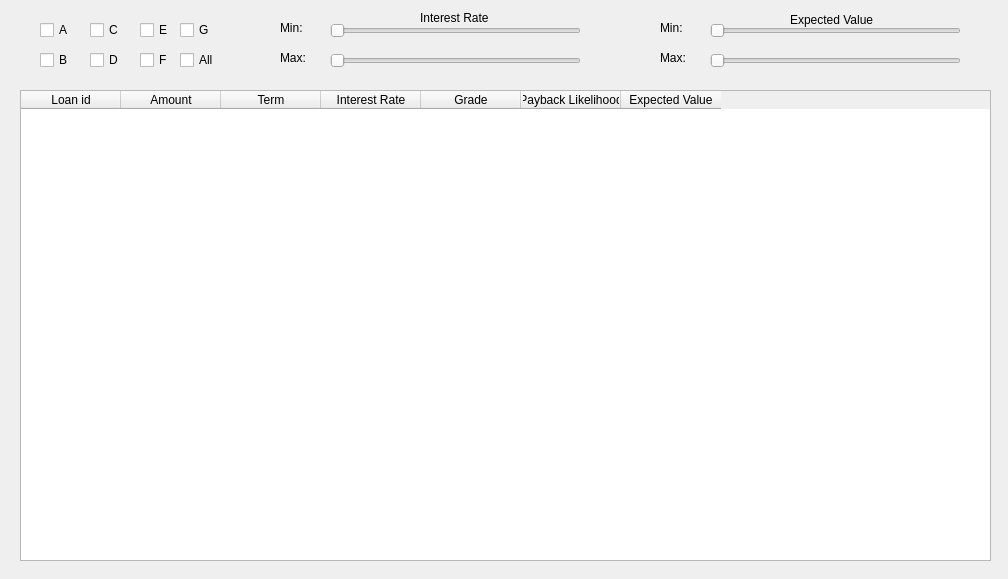
<?xml version="1.0" encoding="UTF-8"?>
<ui version="4.0">
 <class>Form</class>
 <widget class="QWidget" name="Form">
  <property name="geometry">
   <rect>
    <x>0</x>
    <y>0</y>
    <width>1008</width>
    <height>579</height>
   </rect>
  </property>
  <property name="sizePolicy">
   <sizepolicy hsizetype="Preferred" vsizetype="Minimum">
    <horstretch>0</horstretch>
    <verstretch>0</verstretch>
   </sizepolicy>
  </property>
  <property name="windowTitle">
   <string>Form</string>
  </property>
  <widget class="QTableWidget" name="tableWidget">
   <property name="geometry">
    <rect>
     <x>20</x>
     <y>90</y>
     <width>971</width>
     <height>471</height>
    </rect>
   </property>
   <property name="sizePolicy">
    <sizepolicy hsizetype="Preferred" vsizetype="Preferred">
     <horstretch>0</horstretch>
     <verstretch>0</verstretch>
    </sizepolicy>
   </property>
   <column>
    <property name="text">
     <string>Loan id</string>
    </property>
   </column>
   <column>
    <property name="text">
     <string>Amount</string>
    </property>
   </column>
   <column>
    <property name="text">
     <string>Term</string>
    </property>
   </column>
   <column>
    <property name="text">
     <string>Interest Rate</string>
    </property>
   </column>
   <column>
    <property name="text">
     <string>Grade</string>
    </property>
   </column>
   <column>
    <property name="text">
     <string>Payback Likelihood</string>
    </property>
   </column>
   <column>
    <property name="text">
     <string>Expected Value</string>
    </property>
   </column>
  </widget>
  <widget class="QCheckBox" name="a_box">
   <property name="geometry">
    <rect>
     <x>40</x>
     <y>20</y>
     <width>41</width>
     <height>20</height>
    </rect>
   </property>
   <property name="text">
    <string>A</string>
   </property>
  </widget>
  <widget class="QCheckBox" name="e_box">
   <property name="geometry">
    <rect>
     <x>140</x>
     <y>20</y>
     <width>31</width>
     <height>20</height>
    </rect>
   </property>
   <property name="text">
    <string>E</string>
   </property>
  </widget>
  <widget class="QCheckBox" name="b_box">
   <property name="geometry">
    <rect>
     <x>40</x>
     <y>50</y>
     <width>31</width>
     <height>20</height>
    </rect>
   </property>
   <property name="text">
    <string>B</string>
   </property>
  </widget>
  <widget class="QCheckBox" name="d_box">
   <property name="geometry">
    <rect>
     <x>90</x>
     <y>50</y>
     <width>31</width>
     <height>20</height>
    </rect>
   </property>
   <property name="text">
    <string>D</string>
   </property>
  </widget>
  <widget class="QCheckBox" name="g_box">
   <property name="geometry">
    <rect>
     <x>180</x>
     <y>20</y>
     <width>41</width>
     <height>20</height>
    </rect>
   </property>
   <property name="text">
    <string>G</string>
   </property>
  </widget>
  <widget class="QCheckBox" name="c_box">
   <property name="geometry">
    <rect>
     <x>90</x>
     <y>20</y>
     <width>31</width>
     <height>20</height>
    </rect>
   </property>
   <property name="text">
    <string>C</string>
   </property>
  </widget>
  <widget class="QCheckBox" name="f_box">
   <property name="geometry">
    <rect>
     <x>140</x>
     <y>50</y>
     <width>31</width>
     <height>20</height>
    </rect>
   </property>
   <property name="text">
    <string>F</string>
   </property>
  </widget>
  <widget class="QCheckBox" name="all_box">
   <property name="geometry">
    <rect>
     <x>180</x>
     <y>50</y>
     <width>41</width>
     <height>20</height>
    </rect>
   </property>
   <property name="text">
    <string>All</string>
   </property>
  </widget>
  <widget class="QSlider" name="min_prob">
   <property name="geometry">
    <rect>
     <x>330</x>
     <y>20</y>
     <width>251</width>
     <height>22</height>
    </rect>
   </property>
   <property name="orientation">
    <enum>Qt::Horizontal</enum>
   </property>
  </widget>
  <widget class="QSlider" name="min_ev">
   <property name="geometry">
    <rect>
     <x>330</x>
     <y>50</y>
     <width>251</width>
     <height>22</height>
    </rect>
   </property>
   <property name="orientation">
    <enum>Qt::Horizontal</enum>
   </property>
  </widget>
  <widget class="QSlider" name="max_ev">
   <property name="geometry">
    <rect>
     <x>710</x>
     <y>50</y>
     <width>251</width>
     <height>22</height>
    </rect>
   </property>
   <property name="orientation">
    <enum>Qt::Horizontal</enum>
   </property>
  </widget>
  <widget class="QSlider" name="max_prob">
   <property name="geometry">
    <rect>
     <x>710</x>
     <y>20</y>
     <width>251</width>
     <height>22</height>
    </rect>
   </property>
   <property name="orientation">
    <enum>Qt::Horizontal</enum>
   </property>
  </widget>
  <widget class="QLabel" name="label">
   <property name="geometry">
    <rect>
     <x>420</x>
     <y>10</y>
     <width>81</width>
     <height>16</height>
    </rect>
   </property>
   <property name="text">
    <string>Interest Rate</string>
   </property>
  </widget>
  <widget class="QLabel" name="label_2">
   <property name="geometry">
    <rect>
     <x>280</x>
     <y>20</y>
     <width>31</width>
     <height>16</height>
    </rect>
   </property>
   <property name="text">
    <string>Min:</string>
   </property>
  </widget>
  <widget class="QLabel" name="label_3">
   <property name="geometry">
    <rect>
     <x>660</x>
     <y>20</y>
     <width>31</width>
     <height>16</height>
    </rect>
   </property>
   <property name="text">
    <string>Min:</string>
   </property>
  </widget>
  <widget class="QLabel" name="label_4">
   <property name="geometry">
    <rect>
     <x>280</x>
     <y>50</y>
     <width>31</width>
     <height>16</height>
    </rect>
   </property>
   <property name="text">
    <string>Max:</string>
   </property>
  </widget>
  <widget class="QLabel" name="label_5">
   <property name="geometry">
    <rect>
     <x>660</x>
     <y>50</y>
     <width>31</width>
     <height>16</height>
    </rect>
   </property>
   <property name="text">
    <string>Max:</string>
   </property>
  </widget>
  <widget class="QLabel" name="label_6">
   <property name="geometry">
    <rect>
     <x>790</x>
     <y>10</y>
     <width>101</width>
     <height>20</height>
    </rect>
   </property>
   <property name="text">
    <string>Expected Value</string>
   </property>
  </widget>
 </widget>
 <resources/>
 <connections/>
</ui>
